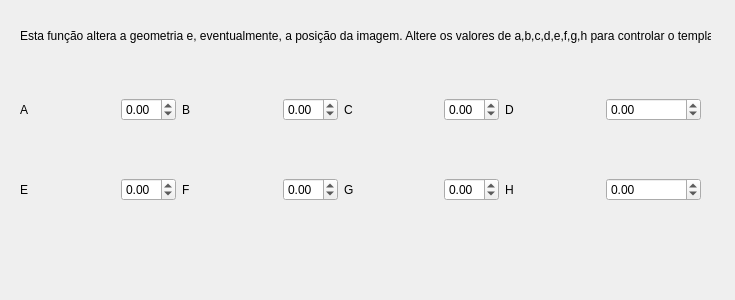
<?xml version="1.0" encoding="UTF-8"?>
<ui version="4.0">
 <class>warpingForm</class>
 <widget class="QWidget" name="warpingForm">
  <property name="geometry">
   <rect>
    <x>0</x>
    <y>0</y>
    <width>735</width>
    <height>300</height>
   </rect>
  </property>
  <property name="windowTitle">
   <string>Form</string>
  </property>
  <widget class="QWidget" name="horizontalLayoutWidget">
   <property name="geometry">
    <rect>
     <x>20</x>
     <y>70</y>
     <width>681</width>
     <height>80</height>
    </rect>
   </property>
   <layout class="QHBoxLayout" name="horizontalLayout">
    <item>
     <widget class="QLabel" name="label">
      <property name="text">
       <string>A</string>
      </property>
     </widget>
    </item>
    <item>
     <widget class="QDoubleSpinBox" name="inputwarpingForma">
      <property name="enabled">
       <bool>true</bool>
      </property>
      <property name="sizePolicy">
       <sizepolicy hsizetype="Maximum" vsizetype="Fixed">
        <horstretch>0</horstretch>
        <verstretch>0</verstretch>
       </sizepolicy>
      </property>
      <property name="minimum">
       <double>-1.000000000000000</double>
      </property>
      <property name="maximum">
       <double>1.000000000000000</double>
      </property>
     </widget>
    </item>
    <item>
     <widget class="QLabel" name="label_3">
      <property name="text">
       <string>B</string>
      </property>
     </widget>
    </item>
    <item>
     <widget class="QDoubleSpinBox" name="inputwarpingFormb">
      <property name="enabled">
       <bool>true</bool>
      </property>
      <property name="sizePolicy">
       <sizepolicy hsizetype="Maximum" vsizetype="Fixed">
        <horstretch>0</horstretch>
        <verstretch>0</verstretch>
       </sizepolicy>
      </property>
      <property name="minimum">
       <double>-1.000000000000000</double>
      </property>
      <property name="maximum">
       <double>1.000000000000000</double>
      </property>
     </widget>
    </item>
    <item>
     <widget class="QLabel" name="label_2">
      <property name="text">
       <string>C</string>
      </property>
     </widget>
    </item>
    <item>
     <widget class="QDoubleSpinBox" name="inputwarpingFormc">
      <property name="enabled">
       <bool>true</bool>
      </property>
      <property name="sizePolicy">
       <sizepolicy hsizetype="Maximum" vsizetype="Fixed">
        <horstretch>0</horstretch>
        <verstretch>0</verstretch>
       </sizepolicy>
      </property>
      <property name="minimum">
       <double>-1.000000000000000</double>
      </property>
      <property name="maximum">
       <double>1.000000000000000</double>
      </property>
     </widget>
    </item>
    <item>
     <widget class="QLabel" name="label_8">
      <property name="text">
       <string>D</string>
      </property>
     </widget>
    </item>
    <item>
     <widget class="QDoubleSpinBox" name="inputwarpingFormd">
      <property name="minimum">
       <double>-1.000000000000000</double>
      </property>
      <property name="maximum">
       <double>1.000000000000000</double>
      </property>
     </widget>
    </item>
   </layout>
  </widget>
  <widget class="QWidget" name="horizontalLayoutWidget_2">
   <property name="geometry">
    <rect>
     <x>20</x>
     <y>150</y>
     <width>681</width>
     <height>80</height>
    </rect>
   </property>
   <layout class="QHBoxLayout" name="horizontalLayout_2">
    <item>
     <widget class="QLabel" name="label_4">
      <property name="text">
       <string>E</string>
      </property>
     </widget>
    </item>
    <item>
     <widget class="QDoubleSpinBox" name="inputwarpingForme">
      <property name="enabled">
       <bool>true</bool>
      </property>
      <property name="sizePolicy">
       <sizepolicy hsizetype="Maximum" vsizetype="Fixed">
        <horstretch>0</horstretch>
        <verstretch>0</verstretch>
       </sizepolicy>
      </property>
      <property name="minimum">
       <double>-1.000000000000000</double>
      </property>
      <property name="maximum">
       <double>1.000000000000000</double>
      </property>
     </widget>
    </item>
    <item>
     <widget class="QLabel" name="label_5">
      <property name="text">
       <string>F</string>
      </property>
     </widget>
    </item>
    <item>
     <widget class="QDoubleSpinBox" name="inputwarpingFormf">
      <property name="enabled">
       <bool>true</bool>
      </property>
      <property name="sizePolicy">
       <sizepolicy hsizetype="Maximum" vsizetype="Fixed">
        <horstretch>0</horstretch>
        <verstretch>0</verstretch>
       </sizepolicy>
      </property>
      <property name="minimum">
       <double>-1.000000000000000</double>
      </property>
      <property name="maximum">
       <double>1.000000000000000</double>
      </property>
     </widget>
    </item>
    <item>
     <widget class="QLabel" name="label_6">
      <property name="text">
       <string>G</string>
      </property>
     </widget>
    </item>
    <item>
     <widget class="QDoubleSpinBox" name="inputwarpingFormg">
      <property name="enabled">
       <bool>true</bool>
      </property>
      <property name="sizePolicy">
       <sizepolicy hsizetype="Maximum" vsizetype="Fixed">
        <horstretch>0</horstretch>
        <verstretch>0</verstretch>
       </sizepolicy>
      </property>
      <property name="minimum">
       <double>-1.000000000000000</double>
      </property>
      <property name="maximum">
       <double>1.000000000000000</double>
      </property>
     </widget>
    </item>
    <item>
     <widget class="QLabel" name="label_9">
      <property name="text">
       <string>H</string>
      </property>
     </widget>
    </item>
    <item>
     <widget class="QDoubleSpinBox" name="inputwarpingFormh">
      <property name="minimum">
       <double>-1.000000000000000</double>
      </property>
      <property name="maximum">
       <double>1.000000000000000</double>
      </property>
     </widget>
    </item>
   </layout>
  </widget>
  <widget class="QLabel" name="label_7">
   <property name="geometry">
    <rect>
     <x>20</x>
     <y>20</y>
     <width>691</width>
     <height>31</height>
    </rect>
   </property>
   <property name="text">
    <string>Esta função altera a geometria e, eventualmente, a posição da imagem. Altere os valores de a,b,c,d,e,f,g,h para controlar o template.</string>
   </property>
  </widget>
 </widget>
 <resources/>
 <connections/>
</ui>
